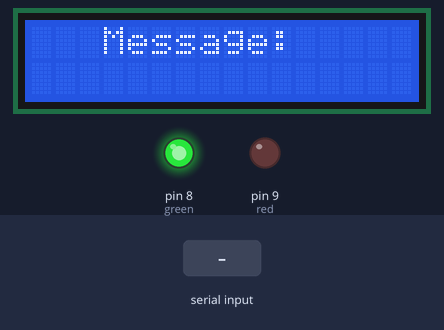
Bench run of a sketch on a simulated Arduino Uno, built for the host (arithmetic inside an expression is 32-bit, double 64-bit). Shown: 16×2 character LCD, output pins drawn as LEDs (lit = HIGH). Inputs (shaded band) come from the test bench. What the sketch prints to the serial monitor is not drawn.

Above: at 2.2 s.
2.3 s: "1\n" received over the second serial link
At 2.9 s:
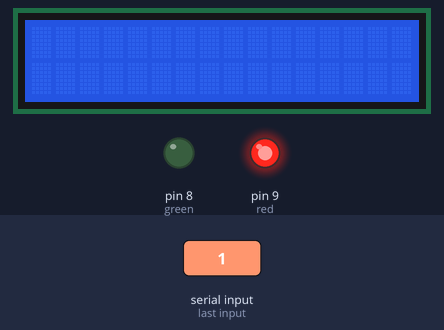
5.3 s: "1\n" received over Serial
At 6.0 s:
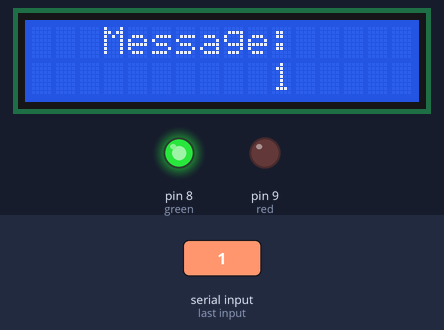
Timing chart, 0 to 8.3 s (numbered marks = the images above; inputs shaded):
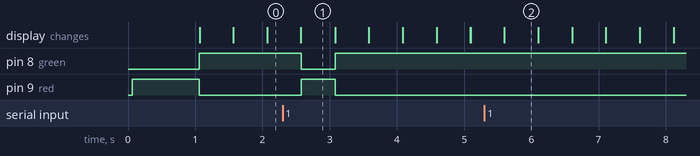

Measured:
- after the input at 2.3 s, pin 8 (green): HIGH → LOW after 0.27 s, → HIGH 0.51 s later; pin 9 (red): LOW → HIGH after 0.27 s, → LOW 0.51 s later
- what the display in image 1 shows lasts 0.5 s, from 2.6 s to 3.1 s

The sketch:

display_kommunikation.ino
```cpp
#include <LiquidCrystal.h>
#include <SoftwareSerial.h>

SoftwareSerial mySerial(12, 13); // RX, TX
LiquidCrystal lcd(2, 3, 4, 5, 6, 7);

int screenWidth = 16;
int screenHeight = 2;
String line1 = "Message:";
String line2 = "";

int stringStart = 0;
int stringEnd = 0;
int scrollCursor = screenWidth;
int green = 8;
int red = 9;

void setup() {
  Serial.begin(9600);
  mySerial.begin(9600);
  lcd.begin(screenWidth, screenHeight);
  Serial.println("Whats your Message?");
  pinMode(green, OUTPUT);
  pinMode(red, OUTPUT);
  digitalWrite(red, HIGH);
  delay(1000);
}

void loop() {
  lcd.setCursor(3, 0);
  lcd.print(line1);

  if (Serial.available()) {
    String outgoingMessage = Serial.readStringUntil('\n');
    Serial.println("Sending message: " + outgoingMessage);
    mySerial.println(outgoingMessage);
  }else{
    digitalWrite(green, HIGH);
    digitalWrite(red, LOW);
  }

  while (mySerial.available()) {
    String receivedString = mySerial.readStringUntil('\n');
    Serial.println("Received message: " + receivedString);
    digitalWrite(green, LOW);
    digitalWrite(red, HIGH);
    // Append the received character to line2
    if (receivedString != '\n' && receivedString != '\r') {
      line2 = "";
      line2 += receivedString;
      scrollCursor = screenWidth;
      stringStart = 0;
      stringEnd = 0;
      lcd.clear();
    }
  }

  lcd.setCursor(scrollCursor, 1);
  lcd.print(line2.substring(stringStart, stringEnd));
  delay(500);
  lcd.clear();

  if (stringStart == 0 && scrollCursor > 0){
    scrollCursor --;
    stringEnd ++;
  } else if (stringStart == stringEnd){
    stringStart = stringEnd = 0;
    scrollCursor = screenWidth;
  } else if(stringEnd == line2.length() && scrollCursor == 0){
    stringStart ++;
  } else{
    stringStart ++;
    stringEnd ++;
  }
}
```
